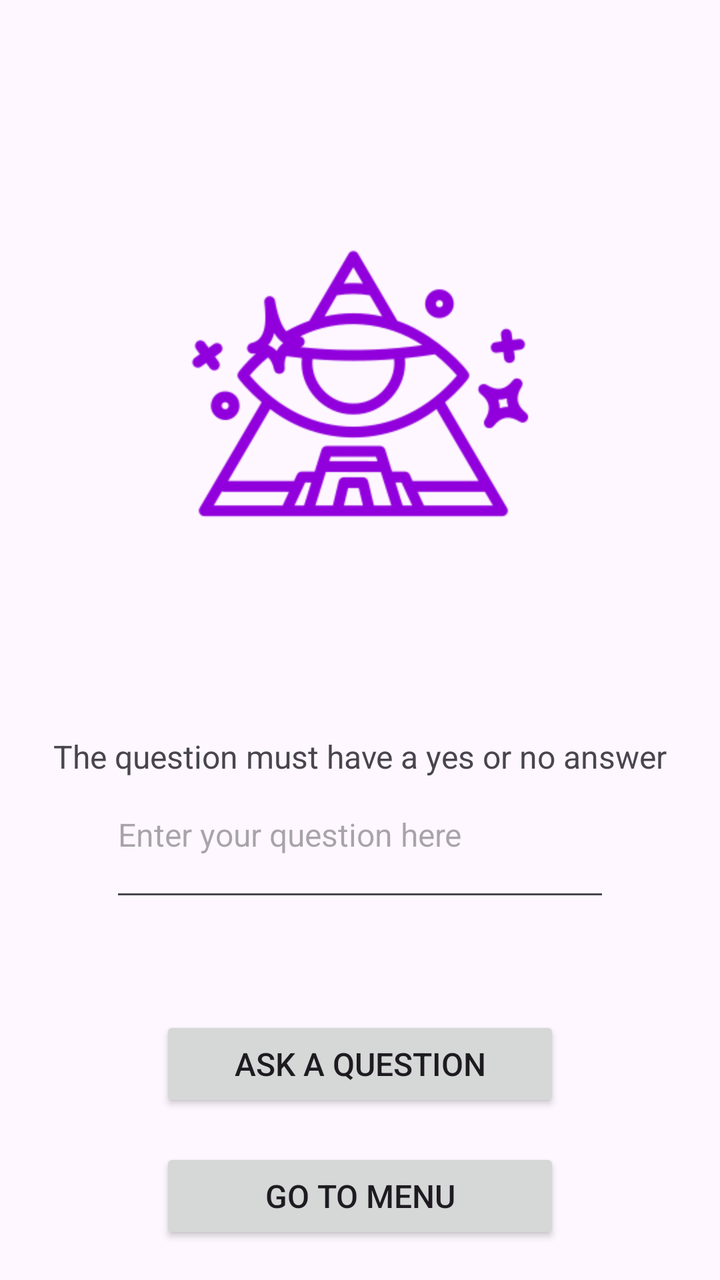
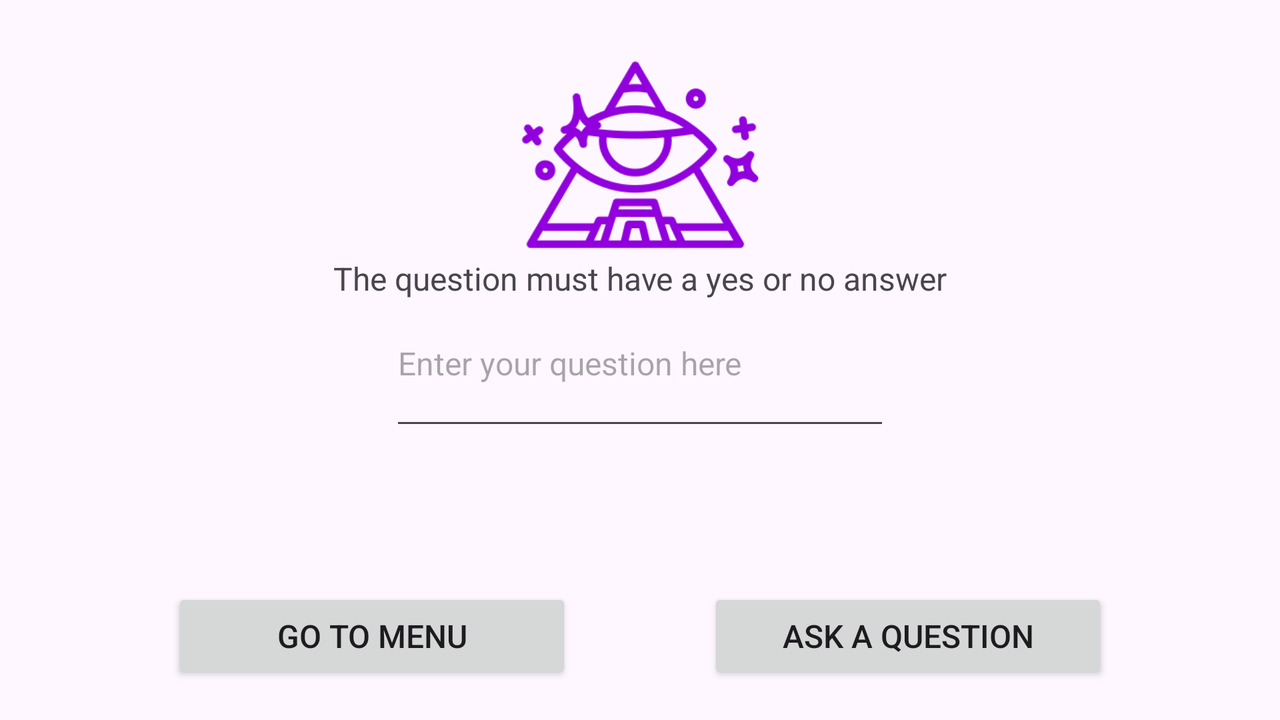

Two renders of one Android screen. The first uses the default layout on a phone; the second uses the alternative layout the repository ships for a different screen configuration, on a matching device. The two XML files are below.
<!-- AndroidManifest.xml: application theme Theme.Lab2 -->
<!-- res/layout/fragment_question.xml -->
<?xml version="1.0" encoding="utf-8"?>
<androidx.constraintlayout.widget.ConstraintLayout xmlns:android="http://schemas.android.com/apk/res/android"
    xmlns:app="http://schemas.android.com/apk/res-auto"
    xmlns:tools="http://schemas.android.com/tools"
    android:layout_width="match_parent"
    android:layout_height="match_parent"
    android:padding="@dimen/default_margin"
    tools:context=".fragments.QuestionFragment">

    <ImageView
        android:layout_width="wrap_content"
        android:layout_height="wrap_content"
        android:src="@mipmap/oracle"
        app:layout_constraintBottom_toTopOf="@+id/questionRecommendation"
        app:layout_constraintEnd_toEndOf="parent"
        app:layout_constraintStart_toStartOf="parent"
        app:layout_constraintTop_toTopOf="parent" />

    <Button
        android:id="@+id/askButton"
        android:layout_width="@dimen/button_width"
        android:layout_height="wrap_content"
        android:layout_margin="@dimen/default_margin"
        android:text="@string/ask"
        app:layout_constraintBottom_toTopOf="@+id/toMenuButton"
        app:layout_constraintEnd_toEndOf="parent"
        app:layout_constraintStart_toStartOf="parent" />

    <Button
        android:id="@+id/toMenuButton"
        android:layout_width="@dimen/button_width"
        android:layout_height="wrap_content"
        android:text="@string/menu"
        app:layout_constraintBottom_toBottomOf="parent"
        app:layout_constraintEnd_toEndOf="parent"
        app:layout_constraintStart_toStartOf="parent" />

    <TextView
        android:id="@+id/answerTextView"
        android:layout_width="match_parent"
        android:layout_height="@dimen/enter_text_height"
        android:layout_margin="@dimen/default_margin"
        android:textAlignment="center"
        android:textColor="@color/dark_green"
        android:textSize="@dimen/answer_text_size"
        android:textStyle="bold"
        app:layout_constraintBottom_toTopOf="@+id/askButton"
        app:layout_constraintEnd_toEndOf="parent"
        app:layout_constraintStart_toStartOf="parent" />

    <EditText
        android:id="@+id/editQuestion"
        android:layout_width="@dimen/question_entry_width"
        android:layout_height="@dimen/enter_question_height"
        android:layout_margin="@dimen/default_margin"
        android:autofillHints=""
        android:hint="@string/enter_question"
        android:lines="3"
        app:layout_constraintBottom_toTopOf="@+id/answerTextView"
        app:layout_constraintEnd_toEndOf="parent"
        app:layout_constraintStart_toStartOf="parent"
        app:layout_constraintTop_toBottomOf="@+id/questionRecommendation" />

    <TextView
        android:id="@+id/questionRecommendation"
        android:layout_width="wrap_content"
        android:layout_height="wrap_content"
        android:text="@string/question_recommendation"
        app:layout_constraintBottom_toBottomOf="parent"
        app:layout_constraintEnd_toEndOf="parent"
        app:layout_constraintStart_toStartOf="parent"
        app:layout_constraintTop_toTopOf="parent"
        app:layout_constraintVertical_bias="0.6" />

</androidx.constraintlayout.widget.ConstraintLayout>
<!-- resources referenced by this layout -->
<resources>
  <color name="dark_green">#0C974F</color>
  <dimen name="answer_text_size">24sp</dimen>
  <dimen name="button_width">200dp</dimen>
  <dimen name="default_margin">18dp</dimen>
  <dimen name="enter_question_height">80dp</dimen>
  <dimen name="enter_text_height">48dp</dimen>
  <dimen name="question_entry_width">250dp</dimen>
  <!-- mipmap oracle: png bitmap (mipmap-hdpi, 29709 bytes) -->
  <string name="ask">Ask a question</string>
  <string name="enter_question">Enter your question here</string>
  <string name="menu">Go to menu</string>
  <string name="question_recommendation">The question must have a yes or no answer</string>
  <style name="Theme.Lab2" parent="Base.Theme.Lab2" />
  <style name="Base.Theme.Lab2" parent="Theme.Material3.DayNight.NoActionBar">
          
          <item name="android:textSize">16sp</item>
      </style>
</resources>
<!-- res/layout-land/fragment_question.xml (the author's variant of the layout above) -->
<!-- drawn on the phone turned sideways -->
<?xml version="1.0" encoding="utf-8"?>
<androidx.constraintlayout.widget.ConstraintLayout xmlns:android="http://schemas.android.com/apk/res/android"
    xmlns:app="http://schemas.android.com/apk/res-auto"
    xmlns:tools="http://schemas.android.com/tools"
    android:layout_width="match_parent"
    android:layout_height="match_parent"
    android:padding="@dimen/default_margin"
    tools:context=".fragments.QuestionFragment">

    <ImageView
        android:id="@+id/imageView"
        android:layout_width="@dimen/image_landscape_size"
        android:layout_height="@dimen/image_landscape_size"
        android:scaleType="fitCenter"
        android:src="@mipmap/oracle"
        app:layout_constraintEnd_toEndOf="parent"
        app:layout_constraintStart_toStartOf="parent"
        app:layout_constraintTop_toTopOf="parent" />

    <Button
        android:id="@+id/askButton"
        android:layout_width="@dimen/button_width"
        android:layout_height="wrap_content"
        android:text="@string/ask"
        app:layout_constraintBottom_toBottomOf="parent"
        app:layout_constraintEnd_toEndOf="parent"
        app:layout_constraintStart_toEndOf="@+id/toMenuButton" />

    <Button
        android:id="@+id/toMenuButton"
        android:layout_width="@dimen/button_width"
        android:layout_height="wrap_content"
        android:text="@string/menu"
        app:layout_constraintBottom_toBottomOf="parent"
        app:layout_constraintEnd_toStartOf="@id/askButton"
        app:layout_constraintStart_toStartOf="parent" />

    <TextView
        android:id="@+id/answerTextView"
        android:layout_width="match_parent"
        android:layout_height="@dimen/enter_text_height"
        android:layout_margin="@dimen/default_margin"
        android:textAlignment="center"
        android:textColor="@color/dark_green"
        android:textSize="@dimen/answer_text_size"
        android:textStyle="bold"
        app:layout_constraintBottom_toTopOf="@+id/askButton"
        app:layout_constraintEnd_toEndOf="parent"
        app:layout_constraintStart_toStartOf="parent"
        app:layout_constraintTop_toBottomOf="@+id/editQuestion" />

    <EditText
        android:id="@+id/editQuestion"
        android:layout_width="@dimen/question_entry_width"
        android:layout_height="@dimen/enter_question_height"
        android:autofillHints=""
        android:hint="@string/enter_question"
        android:lines="3"
        app:layout_constraintBottom_toBottomOf="parent"
        app:layout_constraintEnd_toEndOf="parent"
        app:layout_constraintHorizontal_bias="0.5"
        app:layout_constraintStart_toStartOf="parent"
        app:layout_constraintTop_toTopOf="parent"
        app:layout_constraintVertical_bias="0.5" />

    <TextView
        android:id="@+id/questionRecommendation"
        android:layout_width="wrap_content"
        android:layout_height="wrap_content"
        android:text="@string/question_recommendation"
        app:layout_constraintBottom_toTopOf="@+id/editQuestion"
        app:layout_constraintEnd_toEndOf="parent"
        app:layout_constraintStart_toStartOf="parent"
        app:layout_constraintTop_toBottomOf="@+id/imageView" />

</androidx.constraintlayout.widget.ConstraintLayout>
<!-- resources referenced by the variant -->
<!-- as the phone turned sideways resolves them -->
<resources>
  <color name="dark_green">#0C974F</color>
  <dimen name="answer_text_size">24sp</dimen>
  <dimen name="button_width">200dp</dimen>
  <dimen name="default_margin">18dp</dimen>
  <dimen name="enter_question_height">80dp</dimen>
  <dimen name="enter_text_height">48dp</dimen>
  <dimen name="image_landscape_size">120dp</dimen>
  <dimen name="question_entry_width">250dp</dimen>
  <!-- mipmap oracle: png bitmap (mipmap-hdpi, 29709 bytes) -->
  <string name="ask">Ask a question</string>
  <string name="enter_question">Enter your question here</string>
  <string name="menu">Go to menu</string>
  <string name="question_recommendation">The question must have a yes or no answer</string>
  <style name="Theme.Lab2" parent="Base.Theme.Lab2" />
  <style name="Base.Theme.Lab2" parent="Theme.Material3.DayNight.NoActionBar">
          
          <item name="android:textSize">16sp</item>
      </style>
</resources>
